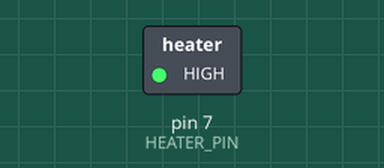
Simulated run of this sketch. Board: Arduino Uno, built with avr-gcc and run on an emulated ATmega328P. Shown: switched loads named in the sketch (green lamp = pin HIGH).

Above: at 5.0 s.
At 13.0 s:
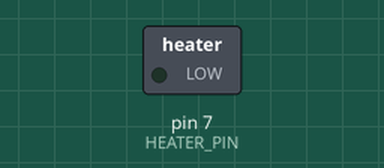
Timing chart, 0 to 39.0 s (numbered marks = the images above):
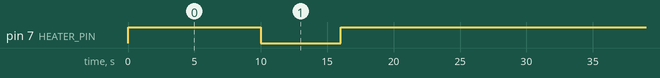

Measured:
- by itself, pin 7 (HEATER_PIN): alternates HIGH for 24.0 s and LOW for 6.0 s

The sketch:

defroster.ino
```cpp
// How many hours until it starts after booting up?
unsigned long nextStartHours = 12;

// How long to run the heater?
unsigned long heaterTimeMinutes = 5;

// How often to run the heater?
unsigned long frequencyHours = 24;

//The Arduino output for the heater
const int HEATER_PIN = 7;

bool debug = true;

// No user-stuff below
unsigned long heaterEnd = 0L;
unsigned long nextStart = hoursToMillis(nextStartHours);
unsigned long heaterTime = minutesToMillis(heaterTimeMinutes);
unsigned long frequency = hoursToMillis(frequencyHours);

static unsigned long hoursToMillis(unsigned long hrs) { return hrs*60*60*1000; }
static unsigned long minutesToMillis(unsigned long hrs) { return hrs*60*1000; }

void setup() {
  if(debug) {
    nextStart=10000;
    heaterTime = 6000;
    frequency = 30000;
  }
  pinMode(HEATER_PIN, OUTPUT);
  digitalWrite(HEATER_PIN, HIGH);
}

void loop() {
  unsigned long now = millis();

  if(now > nextStart) {
    nextStart += frequency;
    heaterEnd = now + heaterTime;
    digitalWrite(HEATER_PIN, LOW);
  }


  if(heaterEnd > 0 && now > heaterEnd) {
    digitalWrite(HEATER_PIN, HIGH);
    heaterEnd = 0;
  }
}
```
